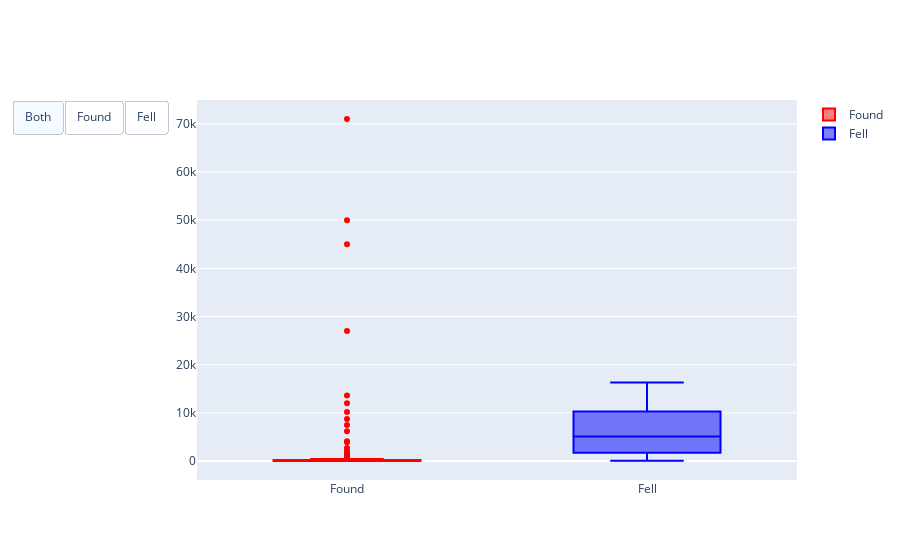

The notebook cell this image was saved under:
### Code cell
show_fell_button = {
    'args': [{'visible': [False, True]}],
    'label': 'Fell',
    'method': 'restyle'
    }

show_found_button = {
    'args': [{'visible': [True, False]}],
    'label': 'Found',
    'method': 'restyle'
    }

show_both_button = {
    'args': [{'visible': [True, True]}],
    'label': 'Both',
    'method': 'restyle'
    }

fig1 = go.Figure()

fig1.add_traces([go.Box(y = ms[ms['fall'] == 'Found']['mass (g)'], visible= True, marker={'color': 'red'}, name = 'Found')])
fig1.add_traces([go.Box(y = ms[ms['fall'] == 'Fell']['mass (g)'], visible= True, marker={'color': 'blue'}, name = "Fell")])

# fig1.update_figure()

# If change from type button to dropdown, update the direction to down
fig1.update_layout(updatemenus = [{'type': 'buttons', 'direction': 'left', 'buttons': [show_both_button, show_found_button, show_fell_button]}])

fig1.show()

### Figure 1 — Plotly figure (JSON) as saved in the notebook; plotly's stock layout.template omitted (floating-point values rounded to 4 significant figures; data arrays with more than 128 entries replaced by an {"elided": "..."} marker saying what was removed)
{"data": [{"marker": {"color": "red"}, "name": "Found", "type": "box", "visible": true, "y": {"elided": "195 float values"}}, {"marker": {"color": "blue"}, "name": "Fell", "type": "box", "visible": true, "y": [5100.0, 16300.0, 8300.0, 2250.0, 30.0]}], "layout": {"updatemenus": [{"buttons": [{"args": [{"visible": [true, true]}], "label": "Both", "method": "restyle"}, {"args": [{"visible": [true, false]}], "label": "Found", "method": "restyle"}, {"args": [{"visible": [false, true]}], "label": "Fell", "method": "restyle"}], "direction": "left", "type": "buttons"}]}}
